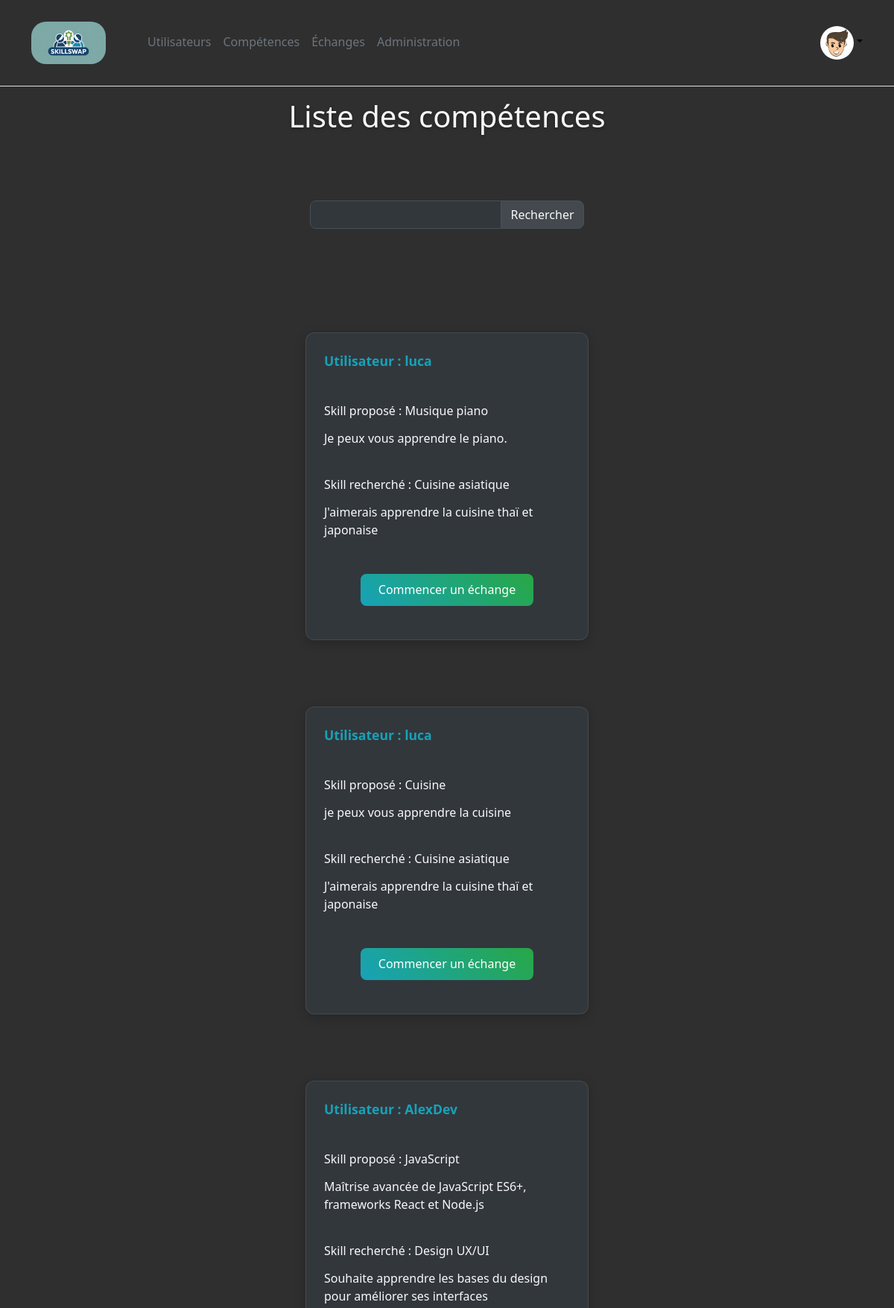
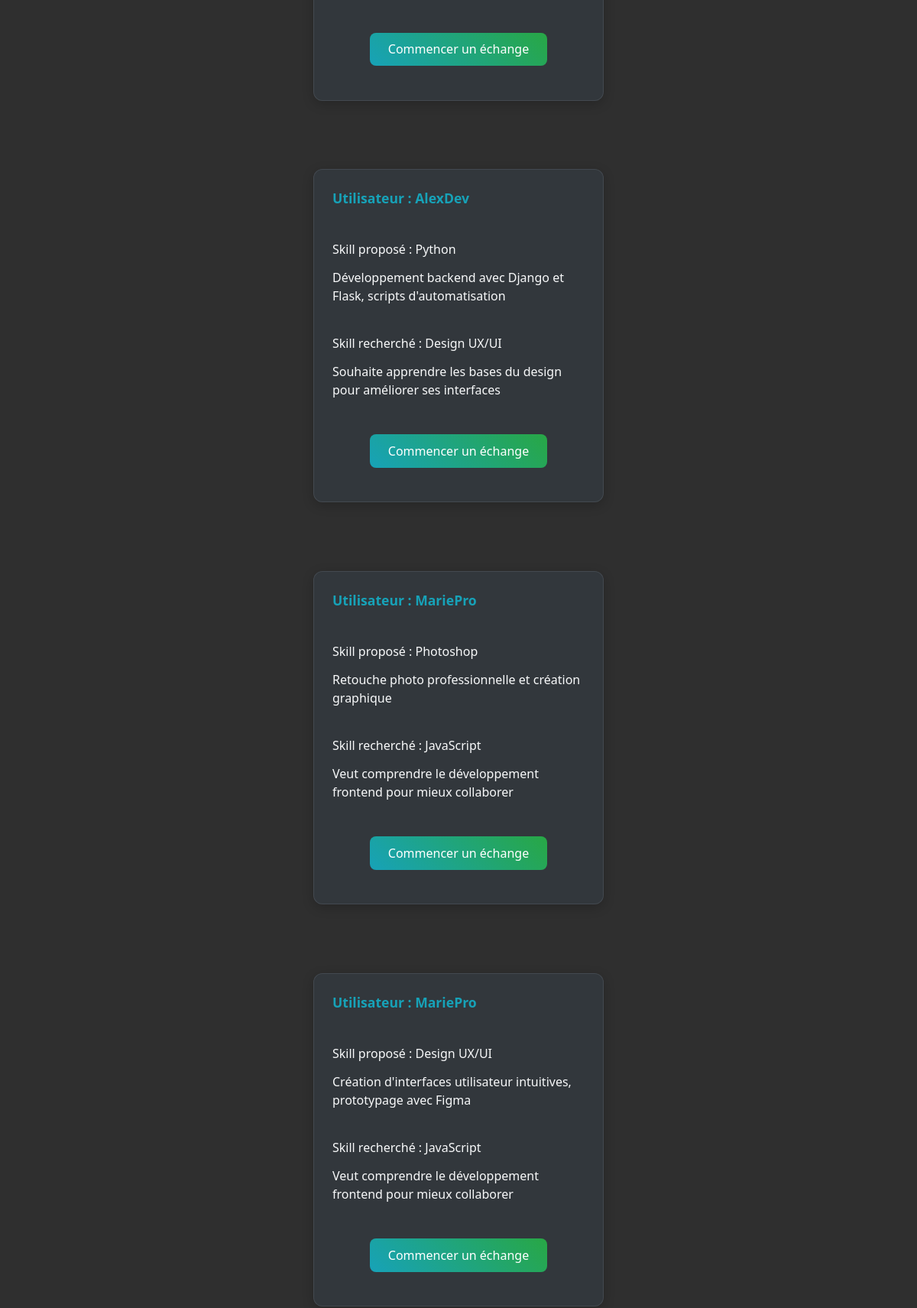
Screenshot of /?view=competences (signed in, upper part) with the database file from the repository (2 pictures, top to bottom).
### tables this page shows
CREATE TABLE `utilisateurs` (
  `id` int(11) NOT NULL,
  `pseudo` varchar(20) NOT NULL,
  `passe` varchar(50) NOT NULL,
  `role` varchar(20) NOT NULL DEFAULT 'user',
  `bio` text NOT NULL DEFAULT '',
  `token` int(11) NOT NULL DEFAULT 100
);

CREATE TABLE `images` (
  `id` int(11) NOT NULL,
  `user_id` int(11) NOT NULL,
  `file_name` varchar(255) NOT NULL,
  `file_path` varchar(500) NOT NULL,
  `uploaded_at` timestamp NULL DEFAULT current_timestamp()
);

CREATE TABLE `competences_acquises` (
  `idComp` int(11) NOT NULL,
  `nom` varchar(30) NOT NULL,
  `description` text NOT NULL,
  `utilisateur` int(11) NOT NULL
);

CREATE TABLE `competences_recherche` (
  `idCompRecherche` int(11) NOT NULL,
  `nom` varchar(30) NOT NULL,
  `description` text NOT NULL,
  `utilisateur` int(11) NOT NULL
);

### libs/maLibUtils.php (called while the page is built, shortened)
<?php
function valider($nom,$type="REQUEST")
{
	switch($type)
	{
		case 'REQUEST':
		if(isset($_REQUEST[$nom]) && !($_REQUEST[$nom] == ""))
			return proteger($_REQUEST[$nom]);
		break;
		case 'SESSION':
		if(isset($_SESSION[$nom]) && !($_SESSION[$nom] == ""))
			return $_SESSION[$nom];
		break;
	}
	return false;
}
function proteger($str)
{
	if (is_array($str))
	{
		$nextTab = array();
		foreach($str as $cle => $val)
		{
			$nextTab[$cle] = addslashes($val);
		}
		return $nextTab;
	}
	else
		return addslashes ($str);
}
?>

### libs/maLibSQL.pdo.php (called while the page is built, shortened)
<?php
function SQLGetChamp($sql)
{
	global $BDD_host;
	global $BDD_base;
	global $BDD_user;
	global $BDD_password;
	try {
		$dbh = new PDO("mysql:host=$BDD_host;dbname=$BDD_base", $BDD_user, $BDD_password);
	} catch (PDOException $e) {
		die("<font color=\"red\">SQLGetChamp: Erreur de connexion : " . $e->getMessage() . "</font>");
	}
	$dbh->exec("SET CHARACTER SET utf8");
	$res = $dbh->query($sql);
	$num = $res->rowCount();
	$res->setFetchMode(PDO::FETCH_NUM);
	$ligne = $res->fetch();
	if ($ligne == false) return false;
	else return $ligne[0];
}
function SQLSelect($sql)
{
 	global $BDD_host;
	global $BDD_base;
 	global $BDD_user;
 	global $BDD_password;
	try {
		$dbh = new PDO("mysql:host=$BDD_host;dbname=$BDD_base", $BDD_user, $BDD_password);
	} catch (PDOException $e) {
		die("<font color=\"red\">SQLSelect: Erreur de connexion : " . $e->getMessage() . "</font>");
	}
	$dbh->exec("SET CHARACTER SET utf8");
	$res = $dbh->query($sql);
	$num = $res->rowCount();
	if ($num==0) return false;
	else return $res;
}
function parcoursRs($result)
{
	$result->setFetchMode(PDO::FETCH_ASSOC);
	while ($ligne = $result->fetch())
		$tab[]= $ligne;
	return $tab;
}
?>

### libs/modele.php (called while the page is built, shortened)
<?php
include_once("maLibSQL.pdo.php");
function isAdmin($idUser)
{
	$SQL ="SELECT id FROM utilisateurs WHERE id='$idUser' AND role='admin';";
	return SQLGetChamp($SQL);
}
function getImagePath($userId) {
    $SQL = "SELECT file_path FROM images WHERE user_id = $userId";
    return SQLGetChamp($SQL);
}
function listerCompetences($idUser, $texte=""){
	$SQL = "SELECT u.pseudo, u.id, ca.nom AS CA, ca.description AS DESC_CA, ca.idComp, cr.nom AS CR, cr.description AS DESC_CR FROM
	competences_acquises ca JOIN utilisateurs u ON ca.utilisateur = u.id JOIN competences_recherche cr ON cr.utilisateur = u.id
	WHERE (ca.nom LIKE '%$texte%' OR ca.description LIKE '%$texte%') AND u.id != $idUser";
	return parcoursRs(SQLSelect($SQL));
}
?>

### templates/competences.php (the view, shortened to what this page needs)
<?php
if(valider("connecte","SESSION")){
echo '<h1 style="text-align:center;">Liste des compétences</h1>';
?>
<br>
<div class="d-flex login">
<form action="controleur.php">
    <div class="mb-3 input-group">
    <input type="text" class="form-control" id="Rechercher" name="mot">
	<button type="submit" name="action" value="RechercheComp" class="btn btn-outline-secondary">Rechercher</button>
	</div>
</form>
</div>
	<br><br>
<?php
$competenceListe = listerCompetences(valider("idUser","SESSION"),valider("texte"));
echo '<div class="d-flex afficheCompDiv">';
foreach($competenceListe as $comp){
	echo '<form action="controleur.php">';
	echo '<div class="afficheComp">';
	echo '<div>Utilisateur : '.$comp["pseudo"].'</div><br>';
	echo '<div>Skill proposé : '.$comp["CA"].'</div>';
	echo '<div>'.$comp["DESC_CA"].'</div><br>';
	echo '<div>Skill recherché : '.$comp["CR"].'</div>';
	echo '<div>'.$comp["DESC_CR"].'</div>';
	echo '<br>';
	echo '<div style="text-align:center !important;">';
	echo '<button type="submit" name="action" value="Echange" class="btn btn-primary">Commencer un échange</button>';
	echo '</div>';
	echo '</div>';
	echo '</form>';
	echo '<br>';
}
echo '</div>';
}
else{
  header("Location:./index.php?view=login");
}
?>
<link rel="stylesheet" href="Style/competences.css">

### templates/header.php (shortened to what this page needs)
<!doctype html>
<html lang="en">
  <head>
    <link href="https://cdn.jsdelivr.net/npm/bootstrap@5.3.6/dist/css/bootstrap.min.css" rel="stylesheet">
</head>
  <body>
<header class="p-3 mb-3 border-bottom bg-light" style="background-color: rgb(47, 47, 47) !important;">
  <div class="container">
    <nav class="navbar navbar-expand-lg">
      <a class="navbar-brand me-5" href="?view=accueil" style="color:rgb(236, 234, 234);"><img style="width:100px; border-radius:20px;" src="ressources/skillswap.jpg"></a>
      <div class="collapse navbar-collapse" id="navbarMenu">
        <ul class="navbar-nav me-auto mb-2 mb-lg-0">
          <?php
          if(valider("connecte","SESSION")){
            echo '<li class="nav-item"><a href="?view=recherche_profil" class="nav-link px-2 link-secondary">Utilisateurs</a>';
            echo '</li>';
            echo '<li class="nav-item"><a href="?view=competences" class="nav-link px-2 link-secondary">Compétences</a>';
            echo '</li>';
            echo '<li class="nav-item"><a href="?view=echanges" class="nav-link px-2 link-secondary">Échanges</a>';
            echo '</li>';
            if(isAdmin(valider("idUser","SESSION"))){
              echo '<li class="nav-item"><a href="?view=admin" class="nav-link px-2 link-secondary">Administration</a>';
              echo '</li>';
            }
          }
          ?>
        </ul>
        <div class="d-flex">
          <?php
          if(!valider("connecte","SESSION")){
              echo '<ul class="navbar-nav">';
              echo '<li class="nav-item"><a href="?view=login" class="nav-link px-2 link-secondary">Se connecter</a></li>';
              echo '</ul>';
          } else {
              echo '<div class="dropdown">';
              echo '<a href="#" class="d-block link-body-emphasis text-decoration-none dropdown-toggle" data-bs-toggle="dropdown" aria-expanded="false">';
              $imagePath = getImagePath(valider("idUser", "SESSION"));
              if ($imagePath && file_exists($imagePath)) {
                echo '<img src="' . $imagePath . '" width="45" height="45" class="rounded-circle">';
              } else {
                echo '<img src="ressources/pp.png" width="45" height="45" class="rounded-circle">';
              }
              echo '</a>';
              echo '</div>';
          }
          ?>
        </div>
      </div>
    </nav>
  </div>
</header>
  <div class="container">

### Style/competences.css (style rules this page uses)
h1 { color: #f8f9fa !important; font-weight: 300 !important; text-align: center; margin-bottom: 2rem !important; text-shadow: 0 2px 4px rgba(0,0,0,0.3); }
.login { justify-content: center; margin: 2rem 0; }
.login .input-group { max-width: 600px; width: 100%; }
.login .form-control { background-color: rgba(52, 58, 64, 0.8) !important; border: 1px solid #495057 !important; color: #f8f9fa !important; border-radius: 8px 0 0 8px !important; }
.login .form-control::placeholder { color: #adb5bd !important; }
.login .btn-outline-secondary { border-color: #495057 !important; color: #f8f9fa !important; background-color: rgba(73, 80, 87, 0.8) !important; border-radius: 0 8px 8px 0 !important; transition: all 0.3s ease; }
.afficheCompDiv { flex-wrap: wrap; gap: 1.5rem; justify-content: center; margin-top: 2rem; }
.afficheComp { background: rgba(52, 58, 64, 0.8) !important; border: 1px solid rgba(108, 117, 125, 0.3); border-radius: 12px; padding: 1.5rem; margin: 0.5rem; min-width: 300px; max-width: 380px; backdrop-filter: blur(10px); transition: all 0.3s ease; box-shadow: 0 4px 15px rgba(0,0,0,0.2); }
.afficheComp div { color: #f8f9fa !important; margin-bottom: 0.8rem; line-height: 1.5; }
.afficheComp div:first-child { font-weight: 600; color: #17a2b8 !important; font-size: 1.1rem; margin-bottom: 1rem; }
form { color: #f8f9fa !important; }
.btn-primary { background: linear-gradient(45deg, #17a2b8, #28a745) !important; border: none !important; border-radius: 8px !important; padding: 0.6rem 1.5rem !important; font-weight: 500 !important; transition: all 0.3s ease !important; text-align: center; display: inline-block; margin: 0.5rem; }
p, div { color: #f8f9fa !important; line-height: 1.6; }
.afficheComp { animation: slideInUp 0.6s ease forwards; }
a { text-decoration: none; color: #17a2b8 !important; transition: color 0.3s ease; }

### templates/header.php (style rules this page uses)
body { background-color: rgb(47, 47, 47) !important; color : rgb(236, 234, 234) !important; }
input { background-color: rgb(47, 47, 47) !important; color : rgb(236, 234, 234) !important; max-width : 450px !important; }
.login { text-align: center !important; justify-content: center !important; flex-direction: column; align-items: center; }
.afficheCompDiv { justify-content: center !important; flex-direction: column; align-items: center; }
.afficheComp { border : 1px solid rgb(71, 71, 71) ; padding : 10px ; background-color : rgb(71, 71, 71) ; width : 500px ; color : rgb(255, 255, 255) ; }

### rows the page displays
utilisateurs: id.file_path (picture)
competences_acquises: utilisateur.pseudo "luca", nom "Musique piano", description "Je peux vous apprendre le piano.", competences_recherche.nom "Cuisine asiatique", competences_recherche.description "J'aimerais apprendre la cuisine thaï et japonaise"
competences_acquises: utilisateur.pseudo "luca", nom "Cuisine", description "je peux vous apprendre la cuisine", competences_recherche.nom "Cuisine asiatique", competences_recherche.description "J'aimerais apprendre la cuisine thaï et japonaise"
competences_acquises: utilisateur.pseudo "AlexDev", nom "JavaScript", description "Maîtrise avancée de JavaScript ES6+, frameworks React et Node.js", competences_recherche.nom "Design UX/UI", competences_recherche.description "Souhaite apprendre les bases du design pour améliorer ses interfaces"
competences_acquises: utilisateur.pseudo "AlexDev", nom "Python", description "Développement backend avec Django et Flask, scripts d'automatisation", competences_recherche.nom "Design UX/UI", competences_recherche.description "Souhaite apprendre les bases du design pour améliorer ses interfaces"
competences_acquises: utilisateur.pseudo "MariePro", nom "Photoshop", description "Retouche photo professionnelle et création graphique", competences_recherche.nom "JavaScript", competences_recherche.description "Veut comprendre le développement frontend pour mieux collaborer"
competences_acquises: utilisateur.pseudo "MariePro", nom "Design UX/UI", description "Création d'interfaces utilisateur intuitives, prototypage avec Figma", competences_recherche.nom "JavaScript", competences_recherche.description "Veut comprendre le développement frontend pour mieux collaborer"
